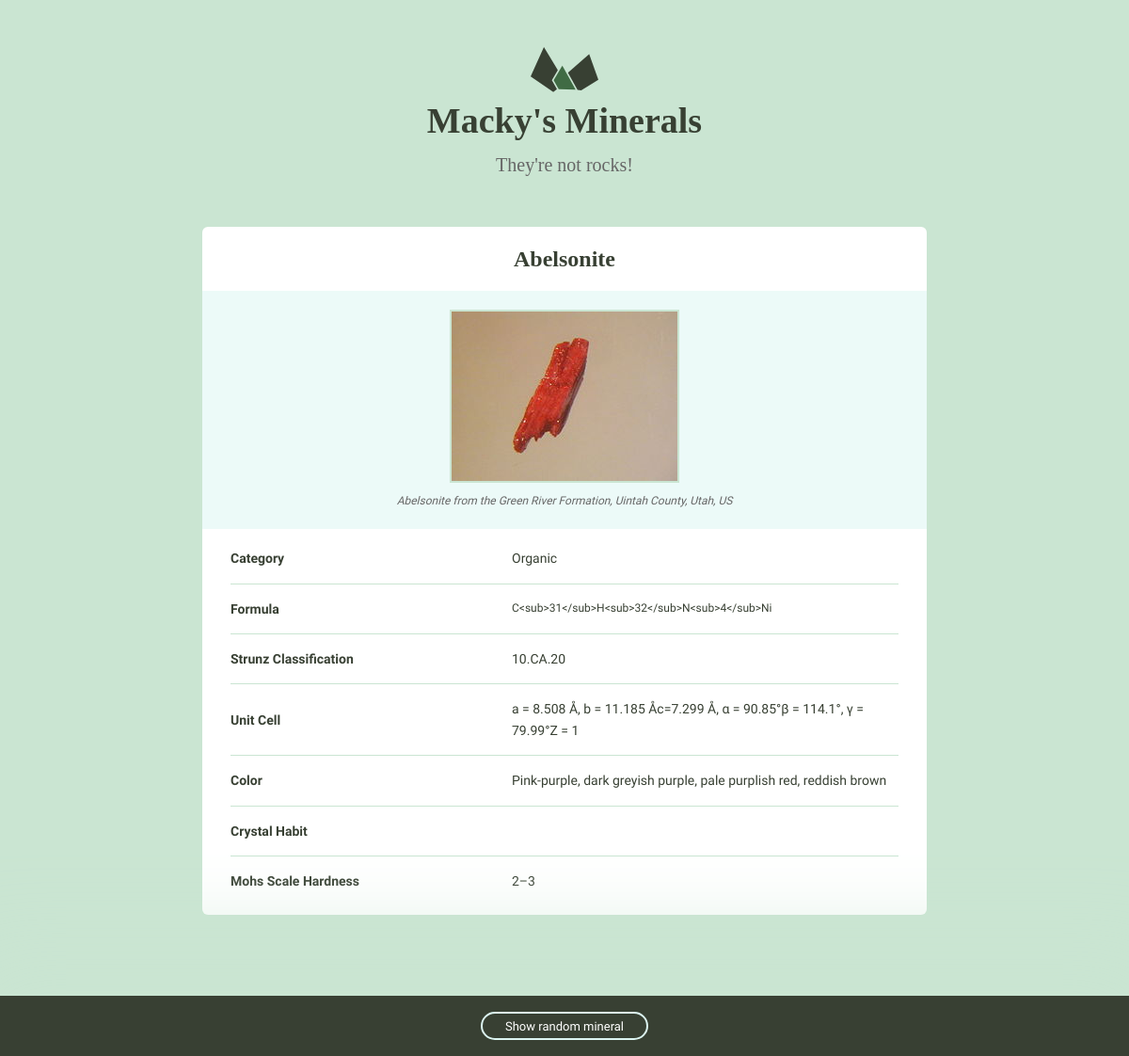
/minerals/1/, run on the app's committed database.
### minerals/models.py (models this page shows)
class Mineral(models.Model):
    name = models.CharField(max_length=250)
    image_filename = models.CharField(max_length=250)
    image_caption = models.CharField(max_length=250)
    category = models.CharField(max_length=250)
    formula = models.CharField(max_length=250)
    strunz_classification = models.CharField(max_length=250)
    crystal_system = models.CharField(max_length=250)
    unit_cell = models.CharField(max_length=250)
    color = models.CharField(max_length=250)
    crystal_symmetry = models.CharField(max_length=250)
    cleavage = models.CharField(max_length=250)
    mohs_scale_hardness = models.CharField(max_length=250)
    luster = models.CharField(max_length=250)
    streak = models.CharField(max_length=250)
    diaphaneity = models.CharField(max_length=250)
    optical_properties = models.CharField(max_length=250)
    refractive_index = models.CharField(max_length=250)
    crystal_habit = models.CharField(max_length=250)
    specific_gravity = models.CharField(max_length=250)

### minerals/views.py (the view)
# urls.py: url(r'(?P<pk>\d+)/$', views.detail, name='detail')
def detail(request, pk):
    mineral = Mineral.objects.get(pk=pk)
    return render(request, 'minerals/detail.html', {'mineral': mineral})

### minerals/templatetags/mineral_extras.py (called while the page is built)
@register.simple_tag
def random_mineral():
    return random.randint(1,873)

### minerals/templates/minerals/detail.html (shortened to what this page needs)
{% extends "minerals/layout.html" %}
{% load static from staticfiles %}
{% block content %}
<div class="grid-100">
   <div class="grid-100 mineral__container">
      <h1 class="mineral__name">{{ mineral.name|title }}</h1>
      <div class="mineral__image-bg">
        <img class="mineral__image" src="{% static 'images/'%}{{ mineral.name}}.jpg"/>
        <p class="mineral__caption">{{ mineral.image_caption }}</p>
      </div>
       <div class="mineral__table-container">
        <table class="mineral__table">
         <tr>
            <td class="mineral__category">Category</td>
            <td>{{ mineral.category }}</td>
          </tr>
          <tr>
            <td class="mineral__category">Formula</td>
            <td class="mineral__formula">{{ mineral.formula }}</td>
          </tr>
          <tr>
            <td class="mineral__category">Strunz Classification</td>
            <td>{{ mineral.strunz_classification }}</td>
          </tr>
          <tr>
            <td class="mineral__category">Unit Cell</td>
            <td>{{ mineral.unit_cell }}</td>
          </tr>
          <tr>
            <td class="mineral__category">Color</td>
            <td> {{ mineral.color }}</td>
          </tr>
          <tr>
            <td class="mineral__category">Crystal Habit</td>
            <td>{{ mineral.crystal_habit }}</td>
          </tr>
          <tr>
            <td class="mineral__category">Mohs Scale Hardness</td>
            <td>{{ mineral.mohs_scale_hardness }}</td>
          </tr>
        </table>
      </div>
   </div>
</div>
{% endblock %}

### minerals/templates/minerals/layout.html (shortened to what this page needs)
{% load static from staticfiles %}
{% load mineral_extras %}
<!DOCTYPE html>
<html lang="en">
<head>
  <link rel="stylesheet" href="{% static 'css/style.css' %}">
</head>
<body>
  <div class="bounds">
    <div class="grid-100">
        <a href="{% url 'minerals:index' %}">
        <h1 class="logo__name text-centered">Macky's Minerals</h1>
      </a>
      <p class="logo__text text-centered">They're not rocks!</p>
    </div>
    {% block content %}{% endblock %}
  </div>
  <div class="minerals__random">
    {% random_mineral as pk %}
    <a class="minerals__anchor" href="{% url 'minerals:detail' pk=pk %}">Show random mineral</a>
  </div>
</body>
</html>

### assets/css/style.css (style rules this page uses)
html { font-family: sans-serif; -ms-text-size-adjust: 100%; -webkit-text-size-adjust: 100%; }
body { margin: 0; }
a { background-color: transparent; }
h1 { font-size: 2em; margin: 0.67em 0; }
img { border: 0; }
svg:not(:root) { overflow: hidden; }
table { border-collapse: collapse; border-spacing: 0; }
td, th { padding: 0; }
html { font-size: 62.5%; }
body { background-color: #CAE5D2; font-size: 1.5em; line-height: 1.6; font-weight: 400; font-family: "Cousine"; color: #666; }
.bounds { max-width: 800px; margin: 0 auto; padding: 50px 0 150px; overflow: hidden; }
.grid, .grid-5, .grid-10, .grid-15, .grid-20, .grid-25, .grid-30, .grid-33, .grid-35, .grid-40, .grid-45, .grid-50, .grid-55, .grid-60, .grid-65, .grid-66, .grid-70, .grid-75, .grid-80, .grid-90, .grid-95, .grid-100 { float: left; box-sizing: border-box; position: relative; }
.grid-100 { width: 100%; padding: 0 15px; }
h1, h2, h3, h4, h5, h6 { margin-top: 0; margin-bottom: 2rem; font-weight: bold; font-family: "Work Sans", sans-serif; color: #384033; }
h1 { font-size: 3.8rem; }
@media (min-width: 550px) { h1 { font-size: 3.8rem; } }
p { margin-top: 0; font-size: 1.6rem; }
a { color: #689b98; text-decoration: none; -webkit-transition: color 0.2s; -moz-transition: color 0.2s; -ms-transition: color 0.2s; -o-transition: color 0.2s; transition: color 0.2s; }
th, td { padding: 15px; text-align: left; border-bottom: 1px solid #e1e1e1; }
th:first-child, td:first-child { padding-left: 0; }
th:last-child, td:last-child { padding-right: 0; }
table, p, ul { margin-bottom: 2.5rem; }
.text-centered { text-align: center; }
.logo { display: block; fill: #384033; position: relative; margin: 0 auto; width: 72px; }
.logo__name { margin-bottom: 0; font-family: "Algerian" }
.logo__text { margin-bottom: 50px; font-size: 20px; font-family: "Times New Roman" }
.minerals__anchor { border: solid 2px #DCF5F2; border-radius: 100px; color: #384033; display: block; font-size: 13px; text-align: center; padding: 8px 0 7px 0; width: 100%; transition: background-color 200ms ease-in-out, font-weight 200ms ease-in-out, color 200ms ease-in-out; }
.minerals__random { background-color: #384033; box-shadow: 0 0 100px 50px #CAE5D2; color: #fff; padding: 20px 0 20px 0; position: fixed; bottom: 0; text-align: center; width: 100%; }
.minerals__random .minerals__anchor { display: inline; color: #fff; padding: 6px 24px 5px 24px; }
.mineral__container { background-color: #fff; border-radius: 6px; list-style: none; padding: 0; text-align: center; }
.mineral__name { display: block; width: 100%; margin: 0; font-size: 24px; padding: 15px 0 15px 0; font-family: "AR JULIAN" }
.mineral__image { display: block; margin: 0 auto; border: solid 2px #CAE5D2; }
.mineral__image-bg { background-color: #ecfaf8; padding: 20px 0; }
.mineral__caption { font-size: 12px; font-style: italic; padding: 10px 0 0 0; margin: 0; }
.mineral__table { font-size: 14px; color: #384033; }
.mineral__table td { border-color: #CAE5D2; }
.mineral__table tr:last-of-type td { border-bottom: none; padding-bottom: 0; }
.mineral__table-container { padding: 5px 30px 0; }
.mineral__category { font-weight: bold; width: 40%; }
.mineral__formula { font-size: 12px; }

### data on the page
Mineral: name "Abelsonite", name (picture), image_caption "Abelsonite from the Green River Formation, Uintah County, Utah, US", category "Organic", formula "C<sub>31</sub>H<sub>32</sub>N<sub>4</sub>Ni", strunz_classification "10.CA.20", unit_cell "a = 8.508 Å, b = 11.185 Åc=7.299 Å, α = 90.85°β = 114.1°, γ = 79.99°Z = 1", color "Pink-purple, dark greyish purple, pale purplish red, reddish brown", mohs_scale_hardness "2–3"
